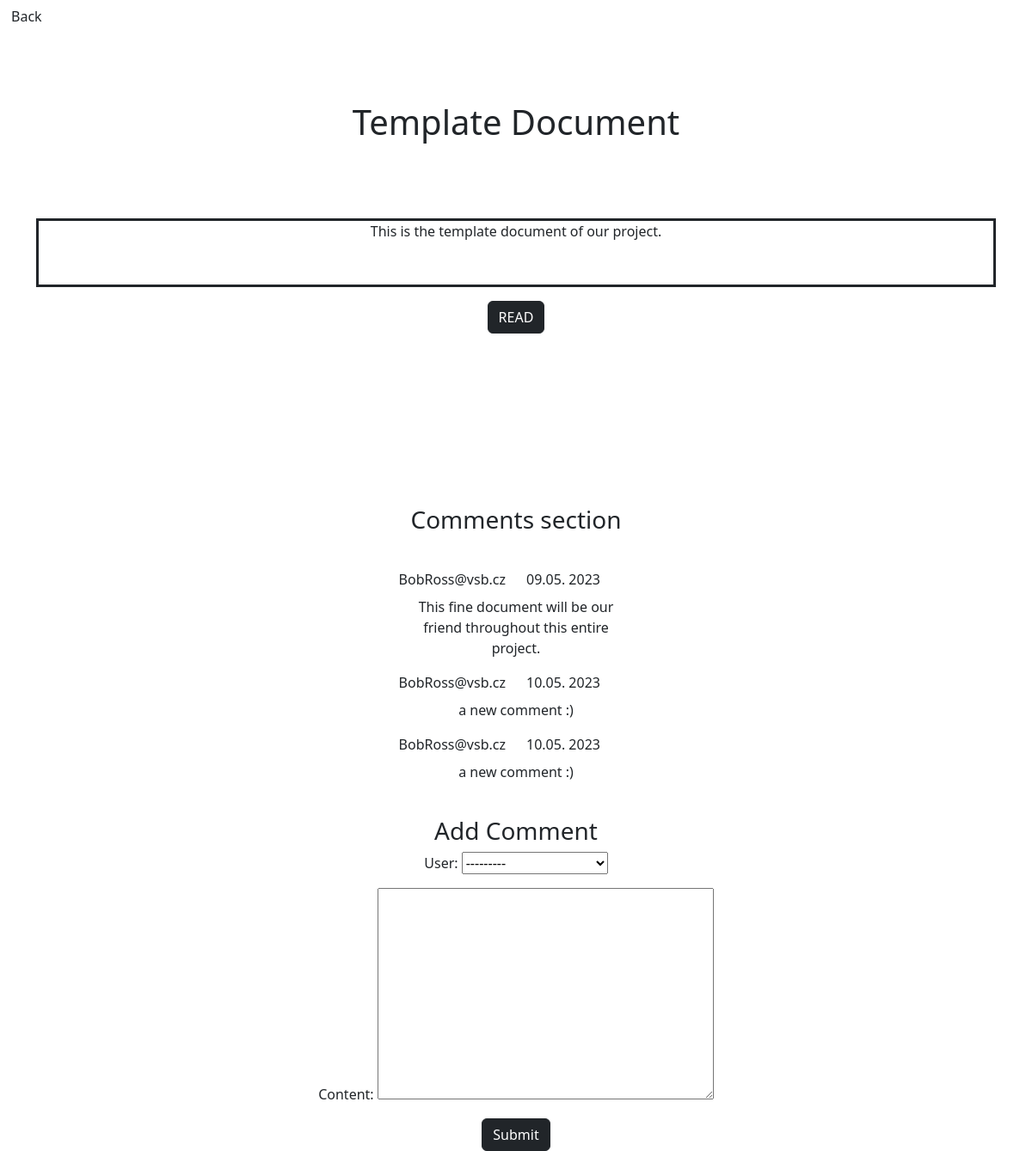
Screenshot of /document/1/ with the database file from the repository.
### webdoc/models.py (models this page shows, shortened)
class Document(models.Model):
    title = models.CharField(max_length=100)
    description = models.TextField()
    def get_number_of_pages(self):
        return Page.objects.filter(document=self).count()

class Comment(models.Model):
    user = models.ForeignKey(User, on_delete=models.CASCADE)
    document = models.ForeignKey(Document, on_delete=models.CASCADE)
    date = models.DateTimeField('date commented', auto_now_add=True)
    content = models.TextField()

class User(models.Model):
    email = models.EmailField(unique=True)
    name = models.CharField(max_length=35)
    surname = models.CharField(max_length=35)
    address = models.ForeignKey(Address, on_delete=models.PROTECT)
    password = models.CharField(max_length=1000)
    permission = models.CharField(max_length=1)
    phone = models.CharField(max_length=15)
    activeUntil = models.DateField('active until', auto_now_add=True)
    def __str__(self):
        return self.email

### webdoc/views.py (the view)
# urls.py: path('document/<int:document_id>/', views.documentmain, name='document'),
def documentmain(request, document_id):
    document = Document.objects.get(pk=document_id)
    comments = Comment.objects.filter(document=document)  # why filter? I dunno!
    comment_forms = CommentForm()
    return render(request, 'webdoc/document.html',
                  {'document': document, 'comments': comments, 'comment_form': comment_forms})

### webdoc/forms.py
class CommentForm(forms.ModelForm):
    class Meta:
        model = Comment
        exclude = ['document']

### templates/webdoc/document.html (shortened to what this page needs)
<!doctype html>
<html lang="en">
<head>
    <link href="https://cdn.jsdelivr.net/npm/bootstrap@5.3.0-alpha3/dist/css/bootstrap.min.css" rel="stylesheet"
>
</head>
<body>
    <div class="row">
        <div class="col" align="left">
            <a class="btn" href="{% url 'index' %}">Back</a>
        </div>
    </div>
    <div class="container" align="center" >
        <h1 style="margin-top: 10vh;"> {{ document.title }} </h1>
        <div style="padding-top: 10vh;"></div>
        <p style="border-style: solid; min-height: 10vh;">
            {{ document.description }}
        </p>
        {% if document.get_number_of_pages > 0 %}
        <a class="btn btn-dark" href="{% url 'page' document.id 1 %}">
            READ
        </a>
        {% else %}
        <h3> There are no pages for this document yet. </h3>
        {% endif %}
    </div>
    <h3 align="center">Comments section</h3>
    <div class="container" align="center">
        {% for comment in comments %}
        <div class="container">
            <div class="row">
                <div class="col" align="right">{{comment.user.email}}</div>
                <div class="col" align="left">{{comment.date|date:"d.m. Y"}}</div>
            </div>
            <p style="max-width: 20vw;">{{comment.content}}</p>
        </div>
        {% endfor %}
    </div>
    <h3 align="center">Add Comment</h3>
    <form action="{% url 'addcomment' document.id %}" method="post" align="center">
        {{ comment_form.as_p }}
        <input class="btn btn-dark" type="submit" value="Submit">
    </form>
</body>
</html>

### rows the page displays
Document: title "Template Document", description "This is the template document of our project."
Comment: user.email "BobRoss@vsb.cz", date "09.05. 2023", content "This fine document will be our friend throughout this entire project."
Comment: user.email "BobRoss@vsb.cz", date "10.05. 2023", content "a new comment :)"
Comment: user.email "BobRoss@vsb.cz", date "10.05. 2023", content "a new comment :)"
